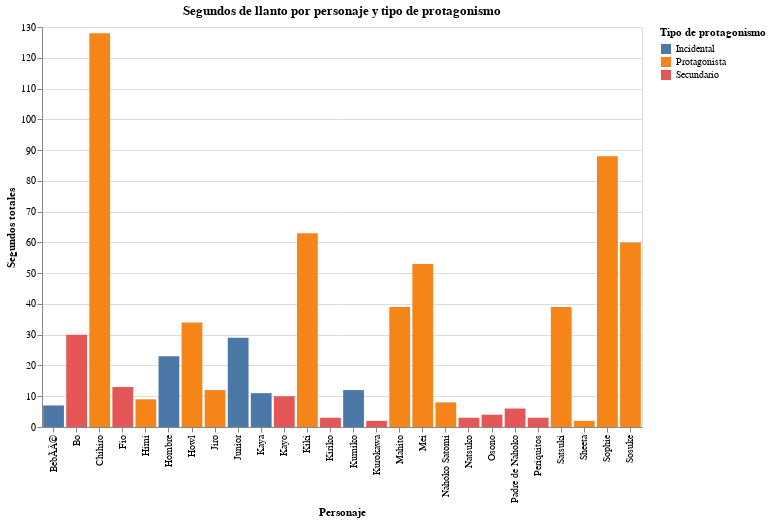

Notebook code cell kept with this figure:
### Code cell
import pandas as pd
import altair as alt
from IPython.display import display


try:
    df = pd.read_csv('/content/drive/MyDrive/csvs/llantoxprotagonismo.csv')
except FileNotFoundError:
    print("Error: The file 'llantoxprotagonismo.csv' was not found. Please check the path.")
    df = None

if df is not None:

    df_long = df.melt(id_vars='Personaje', var_name='Tipo', value_name='Cantidad')


    df_long['Personaje'] = df_long['Personaje'].str.encode('latin1', errors='ignore').str.decode('utf-8', errors='ignore')


    df_long = df_long.dropna(subset=['Cantidad'])


    df_sum = df_long.groupby(['Personaje', 'Tipo'], as_index=False)['Cantidad'].sum()


    chart = alt.Chart(df_sum).mark_bar().encode(
        x=alt.X('Personaje:N', title='Personaje'),
        y=alt.Y('Cantidad:Q', title='Segundos totales'),
        color=alt.Color('Tipo:N', title='Tipo de protagonismo'),
        tooltip=['Personaje', 'Tipo', 'Cantidad']
    ).properties(
        title='Segundos de llanto por personaje y tipo de protagonismo',
        width=600,
        height=400
    )


    display(chart)

### Figure 1 — Vega-Lite specification as saved in the notebook (floating-point values rounded to 4 significant figures)
{"config": {"view": {"continuousWidth": 300, "continuousHeight": 300}}, "data": {"name": "data-eb2ba205eba8b473ebd544f4732e466b"}, "mark": {"type": "bar"}, "encoding": {"color": {"field": "Tipo", "title": "Tipo de protagonismo", "type": "nominal"}, "tooltip": [{"field": "Personaje", "type": "nominal"}, {"field": "Tipo", "type": "nominal"}, {"field": "Cantidad", "type": "quantitative"}], "x": {"field": "Personaje", "title": "Personaje", "type": "nominal"}, "y": {"field": "Cantidad", "title": "Segundos totales", "type": "quantitative"}}, "height": 400, "title": "Segundos de llanto por personaje y tipo de protagonismo", "width": 600, "$schema": "https://vega.github.io/schema/vega-lite/v5.20.1.json", "datasets": {"data-eb2ba205eba8b473ebd544f4732e466b": [{"Personaje": "BebÃÂ©", "Tipo": "Incidental", "Cantidad": 7.0}, {"Personaje": "Bo", "Tipo": "Secundario", "Cantidad": 30.0}, {"Personaje": "Chihiro", "Tipo": "Protagonista", "Cantidad": 128.0}, {"Personaje": "Fio", "Tipo": "Secundario", "Cantidad": 13.0}, {"Personaje": "Himi", "Tipo": "Protagonista", "Cantidad": 9.0}, {"Personaje": "Hombre", "Tipo": "Incidental", "Cantidad": 23.0}, {"Personaje": "Howl", "Tipo": "Protagonista", "Cantidad": 34.0}, {"Personaje": "Jiro", "Tipo": "Protagonista", "Cantidad": 12.0}, {"Personaje": "Junior", "Tipo": "Incidental", "Cantidad": 29.0}, {"Personaje": "Kaya", "Tipo": "Incidental", "Cantidad": 11.0}, {"Personaje": "Kayo", "Tipo": "Secundario", "Cantidad": 10.0}, {"Personaje": "Kiki", "Tipo": "Protagonista", "Cantidad": 63.0}, {"Personaje": "Kiriko", "Tipo": "Secundario", "Cantidad": 3.0}, {"Personaje": "Kumiko", "Tipo": "Incidental", "Cantidad": 12.0}, {"Personaje": "Kurokawa", "Tipo": "Secundario", "Cantidad": 2.0}, {"Personaje": "Mahito", "Tipo": "Protagonista", "Cantidad": 39.0}, {"Personaje": "Mei", "Tipo": "Protagonista", "Cantidad": 53.0}, {"Personaje": "Nahoko Satomi", "Tipo": "Protagonista", "Cantidad": 8.0}, {"Personaje": "Natsuko", "Tipo": "Secundario", "Cantidad": 3.0}, {"Personaje": "Osono", "Tipo": "Secundario", "Cantidad": 4.0}, {"Personaje": "Padre de Nahoko", "Tipo": "Secundario", "Cantidad": 6.0}, {"Personaje": "Periquitos", "Tipo": "Secundario", "Cantidad": 3.0}, {"Personaje": "Satsuki", "Tipo": "Protagonista", "Cantidad": 39.0}, {"Personaje": "Sheeta", "Tipo": "Protagonista", "Cantidad": 2.0}, {"Personaje": "Sophie", "Tipo": "Protagonista", "Cantidad": 88.0}, {"Personaje": "Sosuke", "Tipo": "Protagonista", "Cantidad": 60.0}]}}
